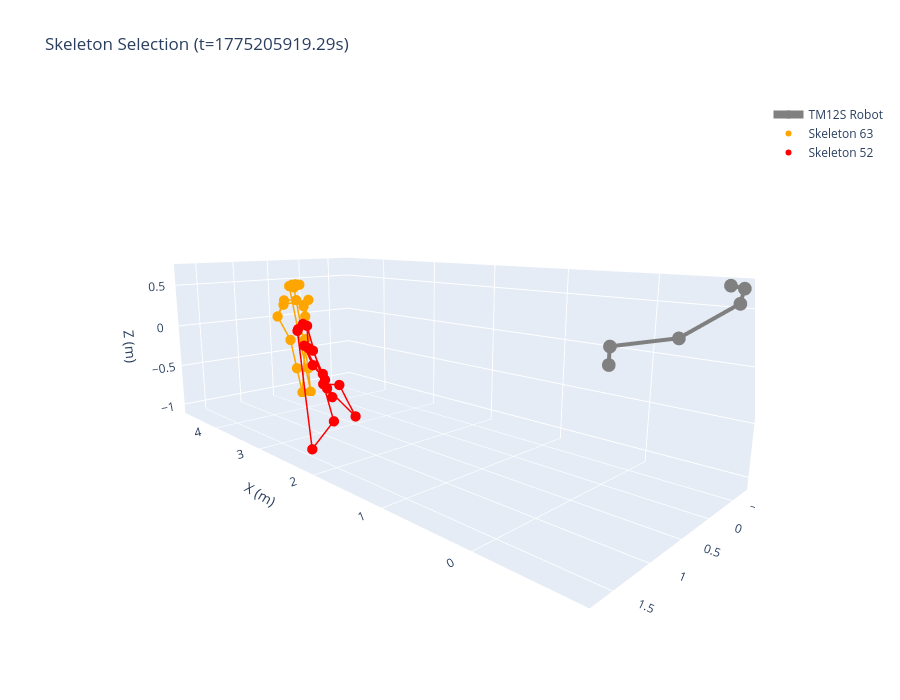

Source (notebook cell):
### Code cell
def plot_skeleton_and_robot(
    skeleton_df: pd.DataFrame,
    robot_joint_angles: Dict[str, float],
    fk: ForwardKinematics,
    title: str = "Skeleton Selection"
) -> go.Figure:
    """
    Create 3D plot showing skeletons and robot for selection.
    
    Args:
        skeleton_df: DataFrame with skeleton data (can have multiple skeleton_ids)
        robot_joint_angles: Dictionary of robot joint angles
        fk: Forward kinematics instance
        title: Plot title
    
    Returns:
        Plotly figure
    """
    fig = go.Figure()
    
    # Plot robot
    robot_positions = np.array(fk.get_joint_positions(robot_joint_angles))
    fig.add_trace(go.Scatter3d(
        x=robot_positions[:, 0],
        y=robot_positions[:, 1],
        z=robot_positions[:, 2],
        mode='lines+markers',
        line=dict(color='gray', width=8),
        marker=dict(size=8, color='gray'),
        name='TM12S Robot',
        showlegend=True
    ))
    
    # Plot each skeleton
    colors = ['red', 'blue', 'green', 'orange']  # For up to 4 skeletons
    
    for skeleton_id in skeleton_df['skeleton_id'].unique():
        skel_row = skeleton_df[skeleton_df['skeleton_id'] == skeleton_id].iloc[0]
        
        # Extract keypoint positions
        keypoints = []
        for i in range(18):
            x = skel_row[f'sk_{i}_x']
            y = skel_row[f'sk_{i}_y']
            z = skel_row[f'sk_{i}_z']
            keypoints.append([x, y, z])
        
        keypoints = np.array(keypoints)
        
        # Plot keypoints
        color_idx = int(skeleton_id) % len(colors)
        fig.add_trace(go.Scatter3d(
            x=keypoints[:, 0],
            y=keypoints[:, 1],
            z=keypoints[:, 2],
            mode='markers',
            marker=dict(size=6, color=colors[color_idx]),
            name=f'Skeleton {skeleton_id}',
            showlegend=True
        ))
        
        # Define skeleton connections (ZED 18-point mode)
        connections = [
            (0, 1), (1, 2), (2, 3),  # Spine
            (3, 4), (4, 5), (5, 6), (6, 7),  # Left arm
            (3, 8), (8, 9), (9, 10), (10, 11),  # Right arm
            (0, 12), (12, 13),  # Left leg
            (0, 14), (14, 15),  # Right leg
            (13, 16),  # Left: knee -> point 16
            (15, 17),  # Right: knee -> point 17
        ]
        
        # Plot connections
        for start, end in connections:
            fig.add_trace(go.Scatter3d(
                x=[keypoints[start, 0], keypoints[end, 0]],
                y=[keypoints[start, 1], keypoints[end, 1]],
                z=[keypoints[start, 2], keypoints[end, 2]],
                mode='lines',
                line=dict(color=colors[color_idx], width=3),
                showlegend=False
            ))
    
    # Set layout
    fig.update_layout(
        title=title,
        scene=dict(
            xaxis_title='X (m)',
            yaxis_title='Y (m)',
            zaxis_title='Z (m)',
            aspectmode='data'
        ),
        width=900,
        height=700
    )
    
    return fig


# Get robot joint angles at sample time
sample_joints = df_joints.iloc[(df_joints['timestamp'] - mid_time).abs().argsort()[0]]
sample_joint_angles = {
    fk.joint_names[i]: sample_joints[f'j{i}']
    for i in range(6)
}

# Create visualization
fig = plot_skeleton_and_robot(sample_frame, sample_joint_angles, fk, 
                              f"Skeleton Selection (t={mid_time:.2f}s)")
fig.show()

### Figure 1 — Plotly figure (JSON) as saved in the notebook; plotly's stock layout.template omitted (floating-point values rounded to 4 significant figures)
{"data": [{"line": {"color": "gray", "width": 8}, "marker": {"color": "gray", "size": 8}, "mode": "lines+markers", "name": "TM12S Robot", "showlegend": true, "type": "scatter3d", "x": [0, 0, 0, -0.3776, -0.777, -0.7927, -0.7177], "y": [0, 0, 0, -0.5085, -0.7414, -0.7625, -0.6536], "z": [0, 0.1652, 0.1652, 0.2241, 0.5447, 0.6735, 0.7005]}, {"marker": {"color": "orange", "size": 6}, "mode": "markers", "name": "Skeleton 63", "showlegend": true, "type": "scatter3d", "x": [4.541, 4.57, 4.656, 4.668, 4.521, 4.483, 4.457, 4.332, 4.554, 4.528, 4.519, 4.452, 4.437, 4.482, 4.582, 4.554, 4.678, 4.597], "y": [0.2926, 0.2462, 0.3841, 0.4877, 0.478, 0.1084, 0.1869, 0.2878, 0.3719, 0.305, 0.237, 0.2, 0.1785, 0.1247, 0.2978, 0.2587, 0.2801, 0.1691], "z": [0.4046, 0.2273, 0.2268, 0.01653, 0.1876, 0.2277, 0.008253, 0.1671, -0.3056, -0.7053, -1.06, -0.3032, -0.7084, -1.062, 0.4376, 0.4436, 0.4134, 0.4303]}, {"line": {"color": "orange", "width": 3}, "mode": "lines", "showlegend": false, "type": "scatter3d", "x": [4.541, 4.57], "y": [0.2926, 0.2462], "z": [0.4046, 0.2273]}, {"line": {"color": "orange", "width": 3}, "mode": "lines", "showlegend": false, "type": "scatter3d", "x": [4.57, 4.656], "y": [0.2462, 0.3841], "z": [0.2273, 0.2268]}, {"line": {"color": "orange", "width": 3}, "mode": "lines", "showlegend": false, "type": "scatter3d", "x": [4.656, 4.668], "y": [0.3841, 0.4877], "z": [0.2268, 0.01653]}, {"line": {"color": "orange", "width": 3}, "mode": "lines", "showlegend": false, "type": "scatter3d", "x": [4.668, 4.521], "y": [0.4877, 0.478], "z": [0.01653, 0.1876]}, {"line": {"color": "orange", "width": 3}, "mode": "lines", "showlegend": false, "type": "scatter3d", "x": [4.521, 4.483], "y": [0.478, 0.1084], "z": [0.1876, 0.2277]}, {"line": {"color": "orange", "width": 3}, "mode": "lines", "showlegend": false, "type": "scatter3d", "x": [4.483, 4.457], "y": [0.1084, 0.1869], "z": [0.2277, 0.008253]}, {"line": {"color": "orange", "width": 3}, "mode": "lines", "showlegend": false, "type": "scatter3d", "x": [4.457, 4.332], "y": [0.1869, 0.2878], "z": [0.008253, 0.1671]}, {"line": {"color": "orange", "width": 3}, "mode": "lines", "showlegend": false, "type": "scatter3d", "x": [4.668, 4.554], "y": [0.4877, 0.3719], "z": [0.01653, -0.3056]}, {"line": {"color": "orange", "width": 3}, "mode": "lines", "showlegend": false, "type": "scatter3d", "x": [4.554, 4.528], "y": [0.3719, 0.305], "z": [-0.3056, -0.7053]}, {"line": {"color": "orange", "width": 3}, "mode": "lines", "showlegend": false, "type": "scatter3d", "x": [4.528, 4.519], "y": [0.305, 0.237], "z": [-0.7053, -1.06]}, {"line": {"color": "orange", "width": 3}, "mode": "lines", "showlegend": false, "type": "scatter3d", "x": [4.519, 4.452], "y": [0.237, 0.2], "z": [-1.06, -0.3032]}, {"line": {"color": "orange", "width": 3}, "mode": "lines", "showlegend": false, "type": "scatter3d", "x": [4.541, 4.437], "y": [0.2926, 0.1785], "z": [0.4046, -0.7084]}, {"line": {"color": "orange", "width": 3}, "mode": "lines", "showlegend": false, "type": "scatter3d", "x": [4.437, 4.482], "y": [0.1785, 0.1247], "z": [-0.7084, -1.062]}, {"line": {"color": "orange", "width": 3}, "mode": "lines", "showlegend": false, "type": "scatter3d", "x": [4.541, 4.582], "y": [0.2926, 0.2978], "z": [0.4046, 0.4376]}, {"line": {"color": "orange", "width": 3}, "mode": "lines", "showlegend": false, "type": "scatter3d", "x": [4.582, 4.554], "y": [0.2978, 0.2587], "z": [0.4376, 0.4436]}, {"line": {"color": "orange", "width": 3}, "mode": "lines", "showlegend": false, "type": "scatter3d", "x": [4.482, 4.678], "y": [0.1247, 0.2801], "z": [-1.062, 0.4134]}, {"line": {"color": "orange", "width": 3}, "mode": "lines", "showlegend": false, "type": "scatter3d", "x": [4.554, 4.597], "y": [0.2587, 0.1691], "z": [0.4436, 0.4303]}, {"marker": {"color": "red", "size": 6}, "mode": "markers", "name": "Skeleton 52", "showlegend": true, "type": "scatter3d", "x": [2.312, 2.297, 2.142, 1.978, 1.821, 2.452, 2.495, 2.519, 2.16, 1.956, 2.097, 2.316, 2.219, 2.263, 2.314, 2.355, 2.303, 2.42], "y": [1.582, 1.586, 1.64, 1.65, 1.662, 1.532, 1.41, 1.249, 1.478, 1.294, 1.377, 1.415, 1.366, 1.605, 1.628, 1.6, 1.697, 1.615], "z": [0.2591, 0.04402, 0.04805, -0.1486, -0.3383, 0.03999, -0.1812, -0.3654, -0.3508, -0.6286, -0.3221, -0.3464, -0.7217, -0.9699, 0.2762, 0.274, 0.2243, 0.2179]}, {"line": {"color": "red", "width": 3}, "mode": "lines", "showlegend": false, "type": "scatter3d", "x": [2.312, 2.297], "y": [1.582, 1.586], "z": [0.2591, 0.04402]}, {"line": {"color": "red", "width": 3}, "mode": "lines", "showlegend": false, "type": "scatter3d", "x": [2.297, 2.142], "y": [1.586, 1.64], "z": [0.04402, 0.04805]}, {"line": {"color": "red", "width": 3}, "mode": "lines", "showlegend": false, "type": "scatter3d", "x": [2.142, 1.978], "y": [1.64, 1.65], "z": [0.04805, -0.1486]}, {"line": {"color": "red", "width": 3}, "mode": "lines", "showlegend": false, "type": "scatter3d", "x": [1.978, 1.821], "y": [1.65, 1.662], "z": [-0.1486, -0.3383]}, {"line": {"color": "red", "width": 3}, "mode": "lines", "showlegend": false, "type": "scatter3d", "x": [1.821, 2.452], "y": [1.662, 1.532], "z": [-0.3383, 0.03999]}, {"line": {"color": "red", "width": 3}, "mode": "lines", "showlegend": false, "type": "scatter3d", "x": [2.452, 2.495], "y": [1.532, 1.41], "z": [0.03999, -0.1812]}, {"line": {"color": "red", "width": 3}, "mode": "lines", "showlegend": false, "type": "scatter3d", "x": [2.495, 2.519], "y": [1.41, 1.249], "z": [-0.1812, -0.3654]}, {"line": {"color": "red", "width": 3}, "mode": "lines", "showlegend": false, "type": "scatter3d", "x": [1.978, 2.16], "y": [1.65, 1.478], "z": [-0.1486, -0.3508]}, {"line": {"color": "red", "width": 3}, "mode": "lines", "showlegend": false, "type": "scatter3d", "x": [2.16, 1.956], "y": [1.478, 1.294], "z": [-0.3508, -0.6286]}, {"line": {"color": "red", "width": 3}, "mode": "lines", "showlegend": false, "type": "scatter3d", "x": [1.956, 2.097], "y": [1.294, 1.377], "z": [-0.6286, -0.3221]}, {"line": {"color": "red", "width": 3}, "mode": "lines", "showlegend": false, "type": "scatter3d", "x": [2.097, 2.316], "y": [1.377, 1.415], "z": [-0.3221, -0.3464]}, {"line": {"color": "red", "width": 3}, "mode": "lines", "showlegend": false, "type": "scatter3d", "x": [2.312, 2.219], "y": [1.582, 1.366], "z": [0.2591, -0.7217]}, {"line": {"color": "red", "width": 3}, "mode": "lines", "showlegend": false, "type": "scatter3d", "x": [2.219, 2.263], "y": [1.366, 1.605], "z": [-0.7217, -0.9699]}, {"line": {"color": "red", "width": 3}, "mode": "lines", "showlegend": false, "type": "scatter3d", "x": [2.312, 2.314], "y": [1.582, 1.628], "z": [0.2591, 0.2762]}, {"line": {"color": "red", "width": 3}, "mode": "lines", "showlegend": false, "type": "scatter3d", "x": [2.314, 2.355], "y": [1.628, 1.6], "z": [0.2762, 0.274]}, {"line": {"color": "red", "width": 3}, "mode": "lines", "showlegend": false, "type": "scatter3d", "x": [2.263, 2.303], "y": [1.605, 1.697], "z": [-0.9699, 0.2243]}, {"line": {"color": "red", "width": 3}, "mode": "lines", "showlegend": false, "type": "scatter3d", "x": [2.355, 2.42], "y": [1.6, 1.615], "z": [0.274, 0.2179]}], "layout": {"height": 700, "scene": {"aspectmode": "data", "aspectratio": {"x": 1.904, "y": 0.8561, "z": 0.6135}, "camera": {"center": {"x": 0, "y": 0, "z": 0}, "eye": {"x": -1.535, "y": 1.462, "z": 0.4389}, "projection": {"type": "perspective"}, "up": {"x": 0, "y": 0, "z": 1}}, "xaxis": {"title": {"text": "X (m)"}, "type": "linear"}, "yaxis": {"title": {"text": "Y (m)"}, "type": "linear"}, "zaxis": {"title": {"text": "Z (m)"}, "type": "linear"}}, "title": {"text": "Skeleton Selection (t=1775205919.29s)"}, "width": 900}}
